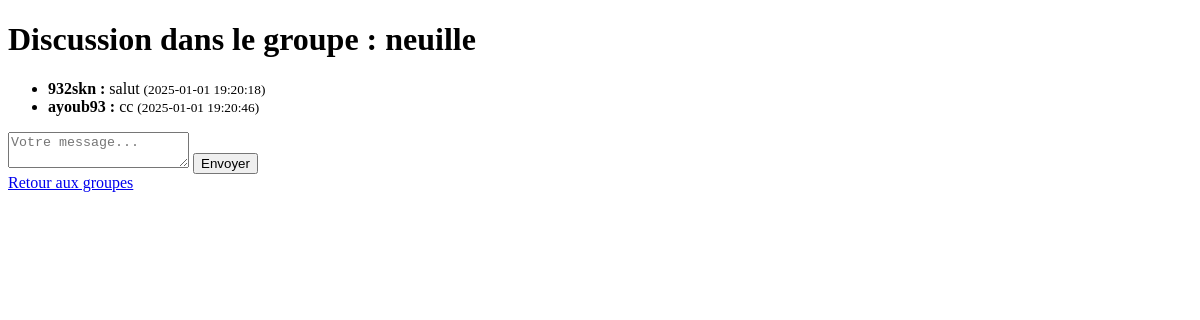
The app's page /group/1 (signed in), older data.
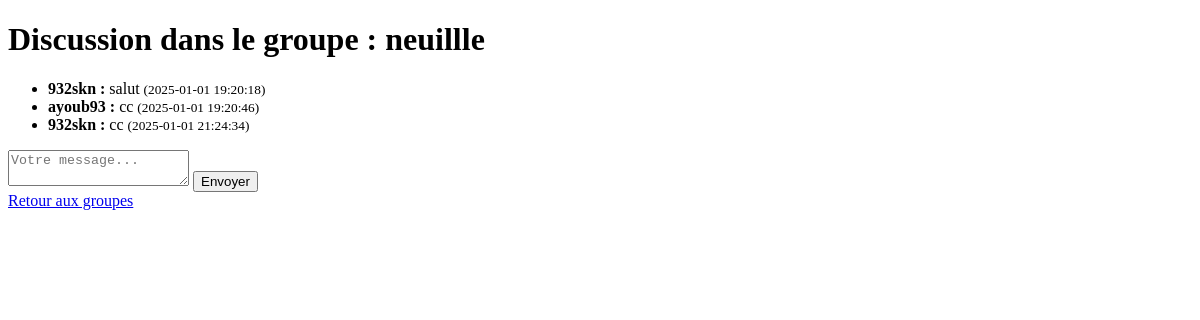
The same page, newer data.
### models.py (models this page shows)
class Group(db.Model):
    id = db.Column(db.Integer, primary_key=True)
    name = db.Column(db.String(100), nullable=False)
    admin_id = db.Column(db.Integer, db.ForeignKey('user.id'), nullable=False)
    admin = db.relationship('User', foreign_keys=[admin_id])

class Message(db.Model):
    id = db.Column(db.Integer, primary_key=True)
    conversation_id = db.Column(db.Integer, db.ForeignKey('conversation.id'), nullable=True)  # Message privé
    group_id = db.Column(db.Integer, db.ForeignKey('group.id'), nullable=True)  # Message de groupe
    sender_id = db.Column(db.Integer, db.ForeignKey('user.id'), nullable=False)
    content = db.Column(db.String(500), nullable=False)
    is_read = db.Column(db.Boolean, default=False)
    timestamp = db.Column(db.DateTime, default=db.func.current_timestamp())
    sender = db.relationship('User', foreign_keys=[sender_id])
    conversation = db.relationship('Conversation', foreign_keys=[conversation_id])
    group = db.relationship('Group', foreign_keys=[group_id])

class User(UserMixin, db.Model):
    id = db.Column(db.Integer, primary_key=True)
    username = db.Column(db.String(150), unique=True, nullable=False)
    password = db.Column(db.String(150), nullable=False)

### app.py (the view, shortened to what this page needs)
@app.route('/group/<int:group_id>', methods=['GET', 'POST'])
@login_required
def group_chat(group_id):
    group = db.session.get(Group, group_id)
    is_member = GroupMember.query.filter_by(group_id=group_id, user_id=current_user.id).first()
    if not is_member:
        return "Erreur : Vous n'êtes pas membre de ce groupe.", 403
    messages = Message.query.filter_by(group_id=group_id).order_by(Message.timestamp).all()
    return render_template('group_chat.html', group=group, messages=messages)

### app.py (called while the page is built)
@login_manager.user_loader
def load_user(user_id):
    return db.session.get(User, int(user_id))  # Correctif pour éviter LegacyAPIWarning

### templates/group_chat.html (shortened to what this page needs)
<!DOCTYPE html>
<html lang="en">
<head>
</head>
<body>
    <h1>Discussion dans le groupe : {{ group.name }}</h1>
    <ul>
        {% for message in messages %}
            <li>
                <strong>{{ message.sender.username }} :</strong> {{ message.content }}
                <small>({{ message.timestamp }})</small>
            </li>
        {% endfor %}
    </ul>
    <form method="POST">
        <textarea name="content" placeholder="Votre message..." required></textarea>
        <button type="submit">Envoyer</button>
    </form>
    <a href="{{ url_for('groups') }}">Retour aux groupes</a>
</body>
</html>

Row changes from the older to the newer data that the page shows:
changed Group: name "neuille" → "neuillle"
added Message: sender.username "932skn", content "cc", timestamp "2025-01-01 21:24:34"
